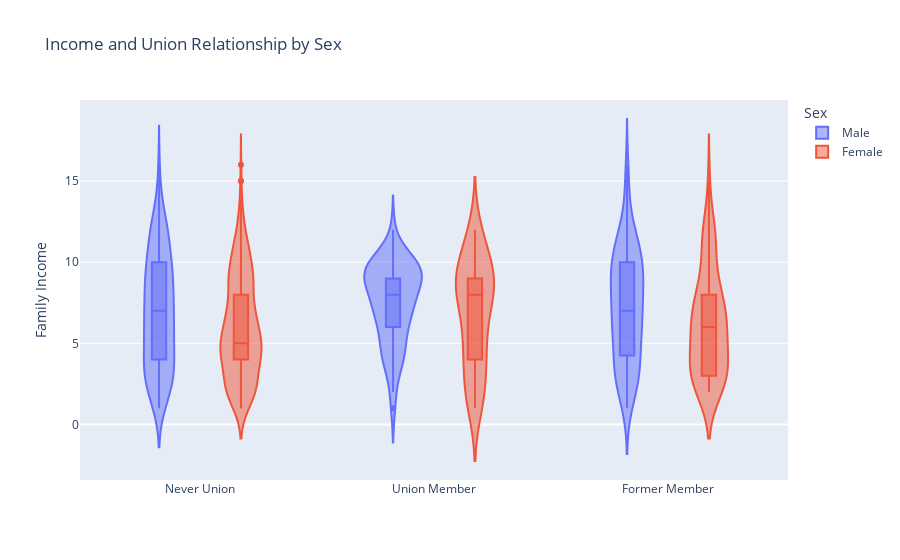

The notebook cell this image was saved under:
### Code cell
import plotly
import plotly.express as px
from plotly import version
from plotly.offline import download_plotlyjs, init_notebook_mode, plot, iplot
init_notebook_mode(connected=True)

income_union = cces_df.loc[:,("union", "faminc_new", "gender")]
union=["Union Member", "Former Member", "Never Union"]
union_numeric = [1, 2, 3]

gender=["Male", "Female"]
gender_numeric = [1, 2]

income_union["union"] = income_union["union"].replace(union_numeric, union)
income_union["gender"] = income_union["gender"].replace(gender_numeric, gender)

fig1 = px.violin(income_union, y="faminc_new", x="union", color="gender", 
                box=True,
                 labels={
                     "faminc_new": "Family Income",
                     "union": "",
                     "gender": "Sex"
                     },
                 title="Income and Union Relationship by Sex"
                 )

fig1.show()

### Figure 1 — Plotly figure (JSON) as saved in the notebook; plotly's stock layout.template omitted (floating-point values rounded to 4 significant figures; data arrays with more than 128 entries replaced by an {"elided": "..."} marker saying what was removed)
{"data": [{"alignmentgroup": "True", "box": {"visible": true}, "hovertemplate": "Sex=Male<br>=%{x}<br>Family Income=%{y}<extra></extra>", "legendgroup": "Male", "marker": {"color": "#636efa"}, "name": "Male", "offsetgroup": "Male", "orientation": "v", "scalegroup": "True", "showlegend": true, "type": "violin", "x": {"elided": "452 str values"}, "x0": " ", "xaxis": "x", "y": {"elided": "452 int values"}, "y0": " ", "yaxis": "y"}, {"alignmentgroup": "True", "box": {"visible": true}, "hovertemplate": "Sex=Female<br>=%{x}<br>Family Income=%{y}<extra></extra>", "legendgroup": "Female", "marker": {"color": "#EF553B"}, "name": "Female", "offsetgroup": "Female", "orientation": "v", "scalegroup": "True", "showlegend": true, "type": "violin", "x": {"elided": "548 str values"}, "x0": " ", "xaxis": "x", "y": {"elided": "548 int values"}, "y0": " ", "yaxis": "y"}], "layout": {"legend": {"title": {"text": "Sex"}, "tracegroupgap": 0}, "title": {"text": "Income and Union Relationship by Sex"}, "violinmode": "group", "xaxis": {"anchor": "y", "domain": [0, 1], "title": {"text": ""}}, "yaxis": {"anchor": "x", "domain": [0, 1], "title": {"text": "Family Income"}}}}
